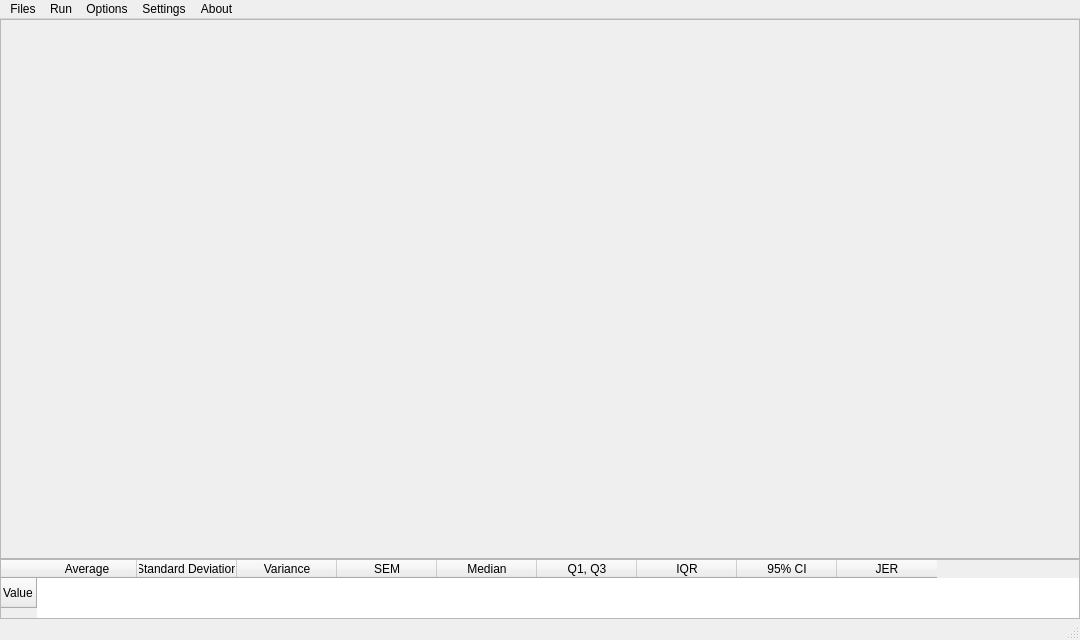
<?xml version="1.0" encoding="UTF-8"?>
<ui version="4.0">
 <author>Yangtian Yan</author>
 <class>MainWindow</class>
 <widget class="QMainWindow" name="MainWindow">
  <property name="geometry">
   <rect>
    <x>0</x>
    <y>0</y>
    <width>1080</width>
    <height>640</height>
   </rect>
  </property>
  <property name="minimumSize">
   <size>
    <width>1080</width>
    <height>640</height>
   </size>
  </property>
  <property name="maximumSize">
   <size>
    <width>1080</width>
    <height>680</height>
   </size>
  </property>
  <property name="windowTitle">
   <string>MainWindow</string>
  </property>
  <widget class="QWidget" name="centralwidget">
   <property name="minimumSize">
    <size>
     <width>1080</width>
     <height>620</height>
    </size>
   </property>
   <property name="maximumSize">
    <size>
     <width>1080</width>
     <height>720</height>
    </size>
   </property>
   <widget class="QFrame" name="resultFrame">
    <property name="geometry">
     <rect>
      <x>0</x>
      <y>0</y>
      <width>1080</width>
      <height>540</height>
     </rect>
    </property>
    <property name="minimumSize">
     <size>
      <width>1080</width>
      <height>540</height>
     </size>
    </property>
    <property name="maximumSize">
     <size>
      <width>3840</width>
      <height>2160</height>
     </size>
    </property>
    <property name="frameShape">
     <enum>QFrame::Shape::StyledPanel</enum>
    </property>
    <property name="frameShadow">
     <enum>QFrame::Shadow::Raised</enum>
    </property>
   </widget>
   <widget class="QTableWidget" name="tableWidget">
    <property name="geometry">
     <rect>
      <x>0</x>
      <y>540</y>
      <width>1080</width>
      <height>60</height>
     </rect>
    </property>
    <property name="minimumSize">
     <size>
      <width>1080</width>
      <height>60</height>
     </size>
    </property>
    <property name="maximumSize">
     <size>
      <width>1080</width>
      <height>180</height>
     </size>
    </property>
    <property name="layoutDirection">
     <enum>Qt::LayoutDirection::LeftToRight</enum>
    </property>
    <property name="editTriggers">
     <set>QAbstractItemView::EditTrigger::NoEditTriggers</set>
    </property>
    <property name="dragDropOverwriteMode">
     <bool>false</bool>
    </property>
    <property name="gridStyle">
     <enum>Qt::PenStyle::NoPen</enum>
    </property>
    <property name="wordWrap">
     <bool>true</bool>
    </property>
    <row>
     <property name="text">
      <string>Value</string>
     </property>
    </row>
    <column>
     <property name="text">
      <string>Average</string>
     </property>
    </column>
    <column>
     <property name="text">
      <string>Standard Deviation</string>
     </property>
     <property name="font">
      <font>
       <italic>false</italic>
      </font>
     </property>
    </column>
    <column>
     <property name="text">
      <string>Variance</string>
     </property>
    </column>
    <column>
     <property name="text">
      <string>SEM</string>
     </property>
    </column>
    <column>
     <property name="text">
      <string>Median</string>
     </property>
    </column>
    <column>
     <property name="text">
      <string>Q1, Q3</string>
     </property>
    </column>
    <column>
     <property name="text">
      <string>IQR</string>
     </property>
    </column>
    <column>
     <property name="text">
      <string>95% CI</string>
     </property>
    </column>
    <column>
     <property name="text">
      <string>JER</string>
     </property>
    </column>
    <item row="0" column="0">
     <property name="text">
      <string/>
     </property>
    </item>
    <item row="0" column="1">
     <property name="text">
      <string/>
     </property>
    </item>
    <item row="0" column="2">
     <property name="text">
      <string/>
     </property>
    </item>
    <item row="0" column="3">
     <property name="text">
      <string/>
     </property>
    </item>
    <item row="0" column="4">
     <property name="text">
      <string/>
     </property>
    </item>
    <item row="0" column="5">
     <property name="text">
      <string/>
     </property>
    </item>
    <item row="0" column="6">
     <property name="text">
      <string/>
     </property>
    </item>
    <item row="0" column="7">
     <property name="text">
      <string/>
     </property>
    </item>
    <item row="0" column="8">
     <property name="text">
      <string/>
     </property>
    </item>
   </widget>
  </widget>
  <widget class="QMenuBar" name="menubar">
   <property name="geometry">
    <rect>
     <x>0</x>
     <y>0</y>
     <width>1080</width>
     <height>33</height>
    </rect>
   </property>
   <widget class="QMenu" name="menuFibre_Diameter_Measurement">
    <property name="title">
     <string>Files</string>
    </property>
    <addaction name="actionOpen_Image"/>
    <addaction name="actionSave_Result"/>
    <addaction name="actionExit"/>
   </widget>
   <widget class="QMenu" name="menuRun">
    <property name="title">
     <string>Run</string>
    </property>
    <addaction name="actionRun_Analysis"/>
   </widget>
   <widget class="QMenu" name="menuSettings">
    <property name="title">
     <string>Settings</string>
    </property>
    <addaction name="actionChange_Scale_Factor"/>
    <addaction name="actionChange_JER"/>
   </widget>
   <widget class="QMenu" name="menuAbout">
    <property name="title">
     <string>About</string>
    </property>
    <addaction name="actionAbout"/>
   </widget>
   <widget class="QMenu" name="menuOptions">
    <property name="title">
     <string>Options</string>
    </property>
    <addaction name="actionPore_Measure"/>
    <addaction name="actionFibre_Measure"/>
   </widget>
   <addaction name="menuFibre_Diameter_Measurement"/>
   <addaction name="menuRun"/>
   <addaction name="menuOptions"/>
   <addaction name="menuSettings"/>
   <addaction name="menuAbout"/>
  </widget>
  <widget class="QStatusBar" name="statusbar"/>
  <action name="actionFile">
   <property name="text">
    <string>File</string>
   </property>
  </action>
  <action name="actionOpen_Image">
   <property name="text">
    <string>Open Image</string>
   </property>
   <property name="shortcut">
    <string>Ctrl+I</string>
   </property>
   <property name="visible">
    <bool>true</bool>
   </property>
   <property name="iconVisibleInMenu">
    <bool>true</bool>
   </property>
   <property name="shortcutVisibleInContextMenu">
    <bool>true</bool>
   </property>
  </action>
  <action name="actionSave_Result">
   <property name="text">
    <string>Save Result</string>
   </property>
   <property name="shortcut">
    <string>Ctrl+S</string>
   </property>
  </action>
  <action name="actionExit">
   <property name="text">
    <string>Exit</string>
   </property>
   <property name="shortcut">
    <string>Ctrl+Q</string>
   </property>
  </action>
  <action name="actionChange_Fibre_Model">
   <property name="text">
    <string>Change Fibre Model</string>
   </property>
   <property name="shortcut">
    <string>F3</string>
   </property>
  </action>
  <action name="actionChange_Pore_Model">
   <property name="text">
    <string>Change Pore Model</string>
   </property>
   <property name="shortcut">
    <string>F4</string>
   </property>
  </action>
  <action name="actionPore_Measure">
   <property name="text">
    <string>Pore Measure</string>
   </property>
   <property name="shortcut">
    <string>F1</string>
   </property>
  </action>
  <action name="actionFibre_Measure">
   <property name="text">
    <string>Fibre Measure</string>
   </property>
   <property name="shortcut">
    <string>F2</string>
   </property>
  </action>
  <action name="actionRun_Analysis">
   <property name="text">
    <string>Run</string>
   </property>
   <property name="shortcut">
    <string>F5</string>
   </property>
  </action>
  <action name="actionAbout">
   <property name="text">
    <string>About</string>
   </property>
  </action>
  <action name="actionChange_Scale_Factor">
   <property name="text">
    <string>Change Scale Factor</string>
   </property>
  </action>
  <action name="actionChange_JER">
   <property name="text">
    <string>Change JER</string>
   </property>
  </action>
 </widget>
 <resources/>
 <connections/>
</ui>
